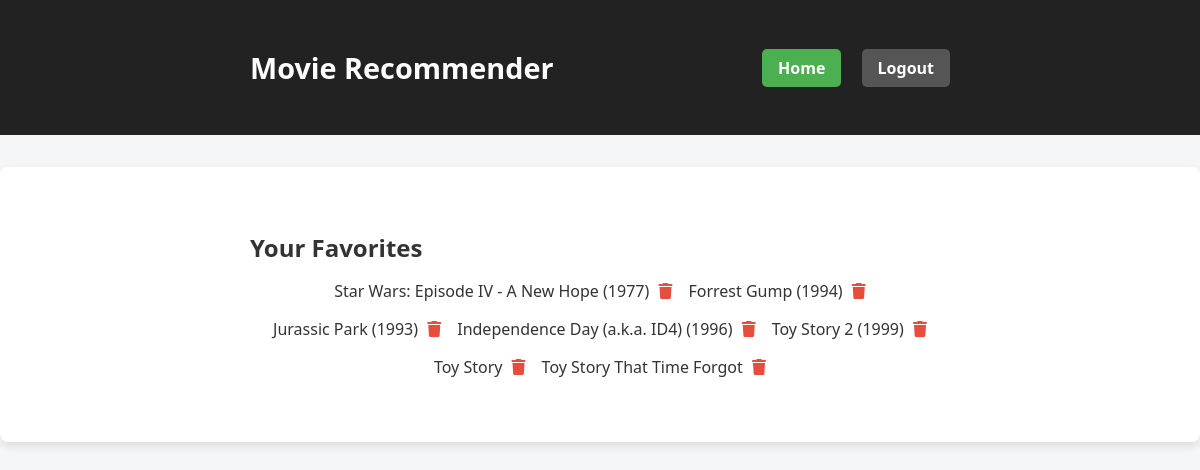
Before: /favorites (signed in) with the older database file.
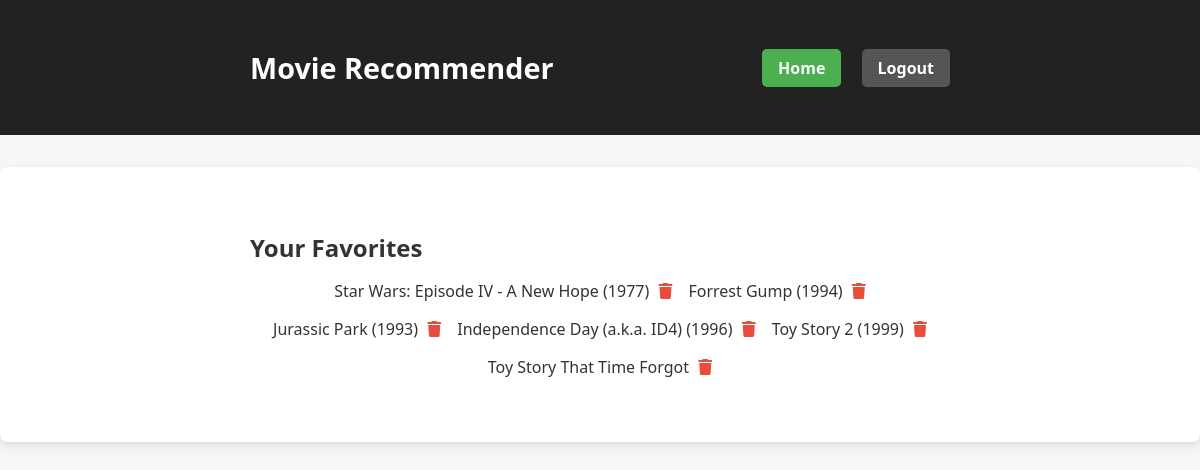
After: the same page with the newer database file.
### models.py (models this page shows)
class UserPreference(db.Model):
    id = db.Column(db.Integer, primary_key=True)
    user_id = db.Column(db.Integer, db.ForeignKey('user.id'), nullable=False)
    movie_title = db.Column(db.String(200), nullable=False)

### app.py (the view)
@app.route('/favorites')
@login_required
def favorites():
    liked_movies = UserPreference.query.filter_by(user_id=current_user.id).all()
    return render_template('favorites.html', liked_movies=liked_movies)

### app.py (called while the page is built)
@login_manager.user_loader
def load_user(user_id):
    return User.query.get(int(user_id))

### templates/favorites.html (shortened to what this page needs)
<!DOCTYPE html>
<html lang="en">
<head>
    <link rel="stylesheet" href="{{ url_for('static', filename='style.css') }}">
    <link href="https://cdnjs.cloudflare.com/ajax/libs/font-awesome/6.4.0/css/all.min.css" rel="stylesheet" />
</head>
<body>
    <header>
        <div class="container">
            <h1>Movie Recommender</h1>
            <nav>
                <a href="{{ url_for('home') }}" class="btn">Home</a>
                <a href="{{ url_for('logout') }}" class="btn btn-secondary">Logout</a>
            </nav>
        </div>
    </header>
    <main>
        <div class="container">
            <h2>Your Favorites</h2>
            {% if liked_movies %}
            <ul class="recommendations">
                {% for item in liked_movies %}
                <li>
                    {{ item.movie_title }}
                    <form action="{{ url_for('remove_favorite', movie_id=item.id) }}" method="post"
                        style="display:inline;">
                        <button type="submit" class="btn btn-danger" title="Remove favorite">
                            <i class="fas fa-trash"></i>
                        </button>
                    </form>
                </li>
                {% endfor %}
            </ul>
            {% else %}
            <p>You haven't liked any movies yet.</p>
            {% endif %}
        </div>
    </main>
</body>
</html>

### static/style.css (style rules this page uses)
* { box-sizing: border-box; margin: 0; padding: 0; }
body { font-family: 'Segoe UI', Tahoma, Geneva, Verdana, sans-serif; background-color: #f4f6f8; color: #333; min-height: 100vh; }
.container { width: 90%; max-width: 700px; margin: 0 auto; padding: 2rem 0; }
header { background-color: #222; color: white; padding: 1rem 0; margin-bottom: 2rem; }
header .container { display: flex; justify-content: space-between; align-items: center; flex-wrap: wrap; gap: 1rem; }
header h1 { font-weight: 700; font-size: 1.8rem; }
nav a.btn { background-color: #4caf50; color: white; padding: 0.5rem 1rem; border-radius: 5px; text-decoration: none; margin-left: 1rem; font-weight: 600; transition: background-color 0.3s ease; }
nav a.btn-secondary { background-color: #555; }
main { background: white; padding: 2rem; border-radius: 8px; box-shadow: 0 4px 10px rgb(0 0 0 / 0.1); }
main h2 { margin-bottom: 1rem; }
.btn.btn-danger { background: none; border: none; color: #e74c3c; cursor: pointer; font-size: 1rem; padding-left: 5px; transition: color 0.3s ease; }
.recommendations { list-style: none; padding: 0; display: flex; flex-wrap: wrap; gap: 1rem; margin-top: 1rem; justify-content: center; }

Changed rows visible on the page:
removed UserPreference: movie_title "Toy Story"
